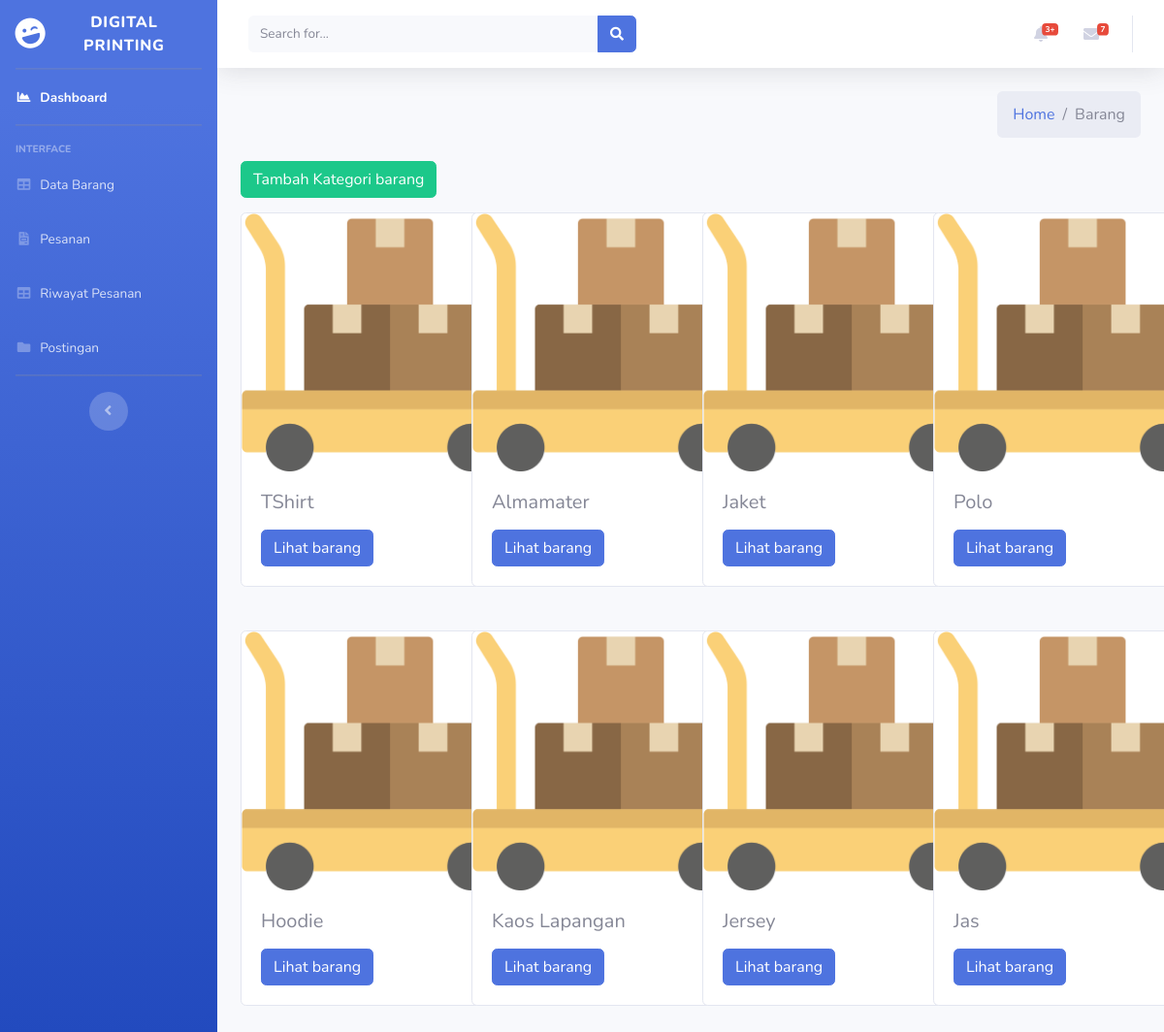
The app's page /index.php/admin/barang with its own data.
### tables this page shows
CREATE TABLE `kategori` (
  `id_kategori` int(11) NOT NULL,
  `nama_kategori` varchar(250) NOT NULL,
  `gambar_kategori` varchar(250) NOT NULL,
  `list_paket` varchar(250) NOT NULL
);

### application/controllers/Admin.php (called while the page is built, shortened)
<?php
class Admin extends CI_Controller
{
    public function __construct()
    {
        $this->load->model('Admin_model');
    }
    public function barang()
    {
        $data['title'] = 'Barang-Barang';
        $data['admindata'] = $this->Admin_model->getAdmin();
        $data['countKonsumen'] = $this->Admin_model->getJmlKonsum();
        $data['countVendor'] = $this->Admin_model->getJmlVendor();
        $data['countBarang'] = $this->Admin_model->getJmlBarang();
        $data['allBarang'] = $this->Admin_model->getAllBarang();
        $this->load->view('templates/header', $data);
        $this->load->view('templates/sidebar', $data);
        $this->load->view('admin/barang', $data);
        $this->load->view('templates/footer', $data);
    }
}

### index.php (called while the page is built, shortened)
<?php
require_once BASEPATH.'core/CodeIgniter.php';

### application/models/Admin_model.php (called while the page is built, shortened)
<?php
class Admin_model extends CI_model
{
    public function getAllBarang()
    {
        return $this->db->get('kategori')->result_array();
    }
}

### application/views/admin/barang.php (the view, shortened to what this page needs)
<div class="content-wrapper">
	<div class="content-header">
		<div class="container-fluid">
			<div class="row mb-2">
				<div class="col-sm-6">
				</div>
				<div class="col-sm-6">
					<ol class="breadcrumb float-sm-right">
						<li class="breadcrumb-item"><a href="<?php echo base_url(
																	'Barang/index/'
																); ?>">Home</a></li>
						<li class="breadcrumb-item active">Barang</li>
					</ol>
				</div>
			</div>
		</div>
	</div>
	<div class="content">
		<div class="container-fluid">
			<a href="<?= base_url('admin/tambahKategori') ?>" class="btn btn-success">Tambah Kategori barang</a>
			<div class="row">
				<?php foreach ($allBarang as $barang) { ?>
					<div class="col-3" style="margin-top: 15px; margin-bottom: 30px;">
						<div class="card" style="width: 18rem;">
							<img src="<?= base_url('assets/img/barang.png') ?>" class="card-img-top" alt="...">
							<div class="card-body">
								<h5 class="card-title"><?= $barang['nama_kategori'] ?></h5>
								<a href="<?= base_url('admin/dataBarang/') . $barang['id_kategori'] ?>" class="btn btn-primary">Lihat barang</a>
							</div>
						</div>
					</div>
				<?php } ?>
			</div>
		</div>
	</div>
</div>

### records on screen
kategori: nama_kategori "TShirt"
kategori: nama_kategori "Almamater"
kategori: nama_kategori "Jaket"
kategori: nama_kategori "Polo"
kategori: nama_kategori "Hoodie"
kategori: nama_kategori "Kaos Lapangan"
kategori: nama_kategori "Jersey"
kategori: nama_kategori "Jas"
